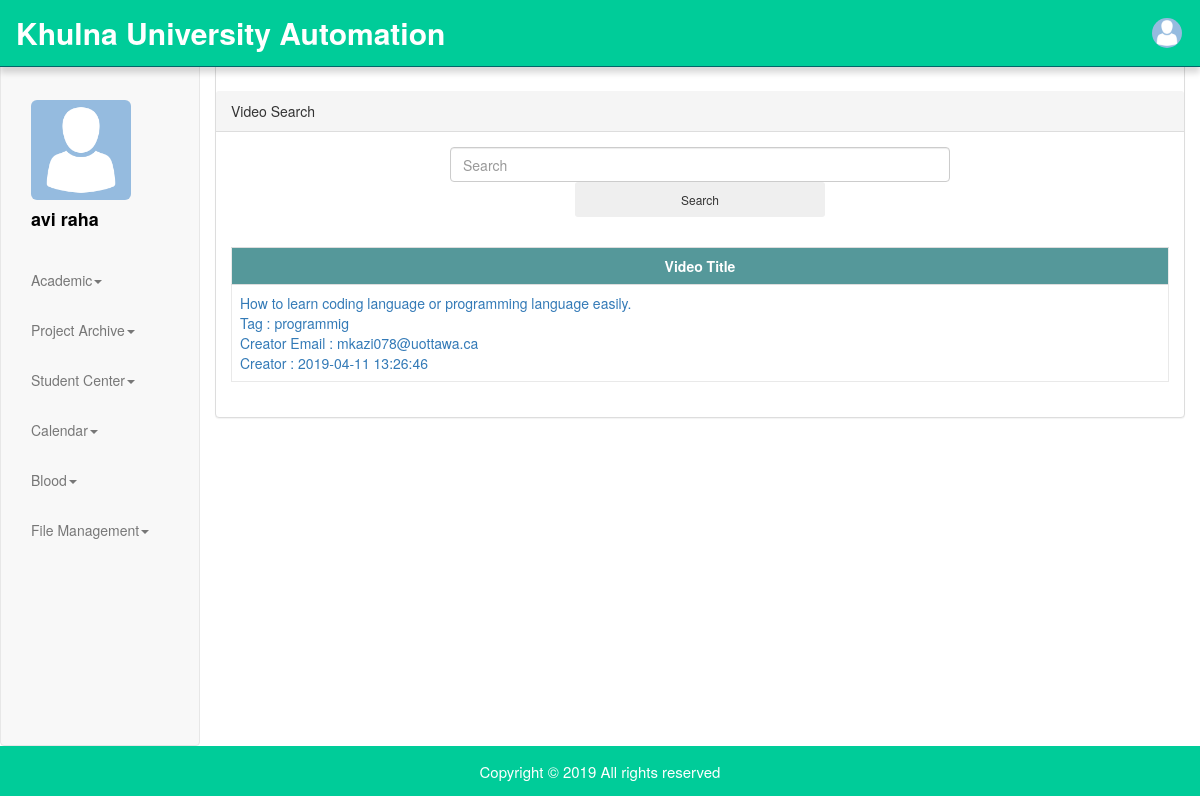
The app's page /video_search.php (signed in) with its own data.
### tables this page shows
CREATE TABLE IF NOT EXISTS `vtms_video` (
  `ID` varchar(40) NOT NULL,
  `Title` varchar(1500) NOT NULL,
  `Description` varchar(1500) NOT NULL,
  `TagID` varchar(40) NOT NULL,
  `Link` varchar(150) NOT NULL,
  `IsEmbed` tinyint(1) NOT NULL,
  `CreationDate` datetime DEFAULT NULL,
  `CreatorID` varchar(40) NOT NULL,
  `Views` int(10) NOT NULL DEFAULT '0'
);

### util/class.util.inc (called while the page is built, shortened)
<?php
class ConfigUtil implements I_DBConfig, I_LogConfig, I_LanguageConfig{
	public static $s_instance;
	private $_host;
	private $_username;
	private $_password;
	private $_database;
	public static function getInstance() {
		if(!self::$s_instance) {
			self::$s_instance = new self();
		}
		return self::$s_instance;
	}
	private function readConfig(){
		$this->_ini_array = parse_ini_file(CONFIG.'system.ini');
		$this->_host =	$this->_ini_array['db_host'];
		$this->_username = $this->_ini_array['db_username'];
		$this->_password = $this->_ini_array['db_password'];
		$this->_database = $this->_ini_array['db_database'];
	}
	public function getDBHost(){
		return $this->_host;
	}
	public function getDBUserName(){
		return $this->_username;
	}
	public function getDBPassword(){
		return $this->_password;
	}
	public function getDBName(){
		return $this->_database;
	}
}
class DBUtil implements I_DBUtil {
	private static $s_instance;
	private $_host;
	private $_username;
	private $_password;
	private $_database;
	protected $_connection;
	protected $_result;
	public static function getInstance() {
		if(!self::$s_instance) {
			self::$s_instance = new self();
		}
		return self::$s_instance;
	}
	private function readDBConfig(){
		$_config = ConfigUtil::getInstance();
		$this->_host = $_config->getDBHost();
		$this->_username = $_config->getDBUserName();
		$this->_password = $_config->getDBPassword();
		$this->_database = $_config->getDBName();
	}
	private function setConnection(){
		$this->_connection = new mysqli($this->_host, $this->_username,
			$this->_password, $this->_database);
	}
	public function doQuery($sql) {
		$this->_result = $this->_connection->query($sql) or die(mysqli_error($this->_connection));
		return $this->_result;
	}
	public function getNumRows() {
		$this->_numRows = mysqli_num_rows($this->_result);
		return $this->_numRows;
	}
	public function getAllRows() {
		$rows = array();
		for($x = 0; $x < $this->getNumRows(); $x++) {
			$rows[] = mysqli_fetch_assoc($this->_result);
		}
		return $rows;
	}
}
class LogUtil{
	private static $s_instance;
	public static function getInstance(){
		if(!self::$s_instance) {
			self::$s_instance = new self();
		}
		return self::$s_instance;
	}
}
class LangUtil{
	private static $s_instance;
	public static function getInstance() {
		if(!self::$s_instance) {
			self::$s_instance = new self();
		}
		return self::$s_instance;
	}
}
?>

### modules/video/ui/blade/view.video.blade.inc (called while the page is built, shortened)
<?php
include_once UTILITY.'class.util.inc';
include_once MODULES_VIDEO.'bao/class.videobao.inc';
$_VideoBAO = new VideoBAO();
?>

### modules/video/bao/class.videobao.inc (called while the page is built, shortened)
<?php
include_once UTILITY.'class.util.inc';
include_once MODULES_VIDEO.'dao/class.videodao.inc';
Class VideoBAO{
	private $_VideoDAO;
	public function __construct(){
		$this->_VideoDAO = new VideoDAO();
	}
	public function searchVideo($Video){
		$Result = $this->_VideoDAO->searchVideo($Video);
		return $Result;
	}
}
?>

### modules/video/dao/class.videodao.inc (called while the page is built, shortened)
<?php
include_once COMMON.'class.common.inc';
include_once COMMON.'class.common.video.inc';
include_once UTILITY.'class.util.inc';
Class VideoDAO{
	private $_DB;
	public function __construct(){
		$this->_DB = DBUtil::getInstance();
	}
	public function searchVideo($tag){
		$VideoList = array();
		$this->_DB->doQuery("SELECT * FROM vtms_video WHERE TagID like '%$tag%' OR Title like '%$tag%' ORDER BY CreationDate DESC ");
		$rows = $this->_DB->getAllRows();
		for($i = 0; $i < sizeof($rows); $i++) {
			$row = $rows[$i];
			$this->_Video = new Video();
		    $this->_Video->setID ( $row['ID']);
		    $this->_Video->setTitle( $row['Title'] );
		    $this->_Video->setDescription( $row['Description'] );
		    $this->_Video->setLink( $row['Link'] );
		    $this->_Video->setIsEmbed( $row['IsEmbed'] );
		    $this->_Video->setTag( $row['TagID'] );
		    $this->_Video->setCreationDate( $row['CreationDate'] );
		    $this->_Video->setCreatorID( $row['CreatorID'] );
		    $VideoList[]=$this->_Video;
		}
	 	$Result = new Result();
		$Result->setIsSuccess(1);
		$Result->setResultObject($VideoList);
		return $Result;
	}
}
?>

### common/class.common.inc (called while the page is built, shortened)
<?php
class Result{
    private $_IsSuccess=0;
    private $_ResultObject;
    public function setIsSuccess($IsSuccess){
        $this->_IsSuccess = $IsSuccess;
    }
    public function getIsSuccess(){
        return $this->_IsSuccess;
    }
    public function setResultObject($ResultObject){
        $this->_ResultObject = $ResultObject;
    }
    public function getResultObject(){
        return $this->_ResultObject;
    }
}
?>

### common/class.common.video.inc (called while the page is built, shortened)
<?php
class Video{
    private $_ID;
    private $_Title;
    private $_CreationDate;
    private $_Creator;
    private $_Tag;
    public function setID ( $ID ) {
        $this->_ID = $ID;
    }
    public function getID () {
        return $this->_ID;
    }
    public function setTitle( $Title ) {
        $this->_Title = $Title;
    }
    public function getTitle() {
        return $this->_Title;
    }
    public function setCreatorID ( $Creator ) {
        $this->_Creator = $Creator;
    }
    public function getCreatorID () {
        return $this->_Creator;
    }
    public function setCreationDate( $CreationDate ) {
        $this->_CreationDate = $CreationDate;
    }
    public function getCreationDate() {
        return $this->_CreationDate;
    }
    public function setTag( $Tag ) {
        $this->_Tag = $Tag;
    }
    public function getTag() {
        return $this->_Tag;
    }
}
?>

### modules/video/ui/view.videosearch.inc (the view, shortened to what this page needs)
<?php
include_once COMMON.'class.common.inc';
include_once COMMON.'class.common.video.inc';
include_once 'blade/view.video.blade.inc';
?>
<div class="panel panel-default" style="padding-top: 70px">
    <div class="panel-heading">Video Search</div>
    <div class="panel-body">
	<div id="form" >
<form method = "post"class="form-inline mr-auto">
  <input class="form-control mr-sm-2" name ="txtsearch" type="text" placeholder="Search" aria-label="Search">
  <button class="btn btn-outline-success btn-rounded btn-sm my-0" type="submit" id="savebutton" name="search" value="search">Search</button>
</form>
	</div>
	</div>
	<div class="panel-body">
	<table class="table table-striped">
	<tr>
		<th>Video Title</th>
	</tr>
	<?php
	$tag = null;
	$Result = $_VideoBAO->searchVideo($tag);
	if($Result->getIsSuccess()){
		$VideoList = $Result->getResultObject();
	?>
		<?php
		for($i = 0; $i < sizeof($VideoList); $i++) {
			$Video = $VideoList[$i];
			?>
		    <tr>
			    <td >
			    <a href="video_comment.php?view=<?php echo $Video->getID(); ?>" onclick="return ; " >
			    <?php
			    		echo $Video->getTitle()."</br>";
			    	  	echo "Tag : ".$Video->getTag()."</br>";
			    		echo "Creator Email : ".$Video->getCreatorID()."</br>";
		    		echo "Creator : ".$Video->getCreationDate()."</br>";
			    		?>
			    </a>
			    </td>
		    </tr>
	    <?php
		}
	}
	else{
		echo $Result->getResultObject();
	}
	?>
	</table>
	</div>
</div>

### resources/css/style.css (style rules this page uses)
#form { width:500px; margin:0px auto; text-align:center; }
#form form input { width:100%; height:35px; }
form button { width:50%; height:35px; }
table,td { border:solid #e9e9e9 1px; }

### resources/css/pageStyle.css (style rules this page uses)
th { background-color: rgba(0,102,106,0.66) !important; color: white; text-align: center; }

### records on screen
vtms_video: Title "How to learn coding language or programming language easily.", TagID "programmig", CreatorID "mkazi078@uottawa.ca", CreationDate "2019-04-11 13:26:46"

### other values on screen
$globalUser->getFirstName() "avi"
$globalUser->getLastName() "raha"
$globalMenu[$i]->getTitle() "Academic"
$globalMenu[$i]->getTitle() "Project Archive"
$globalMenu[$i]->getTitle() "Student Center"
$globalMenu[$i]->getTitle() "Calendar"
$globalMenu[$i]->getTitle() "Blood"
$globalMenu[$i]->getTitle() "File Management"
